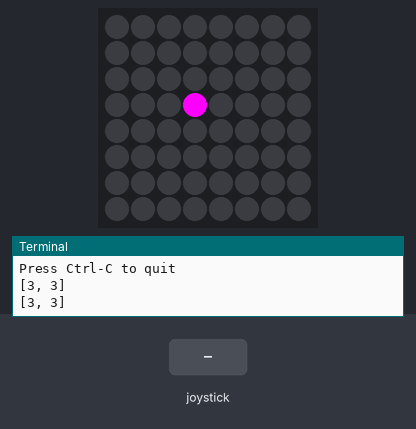
The program below on a simulated Raspberry Pi (BCM pin numbers) with a Sense HAT. Shown: the Sense HAT's 8×8 RGB LED matrix, the last lines printed to the terminal. The test bench sets the inputs (shaded band).

Above: at 2.2 s.
2.3 s: joystick pushed up
3.8 s: joystick pushed left
At 5.0 s:
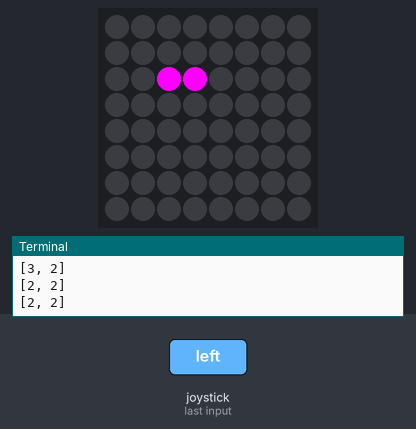
5.3 s: joystick pushed down
At 6.3 s:
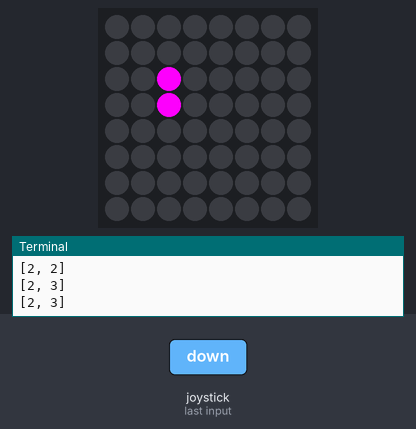
6.8 s: joystick pushed right
At 7.5 s:
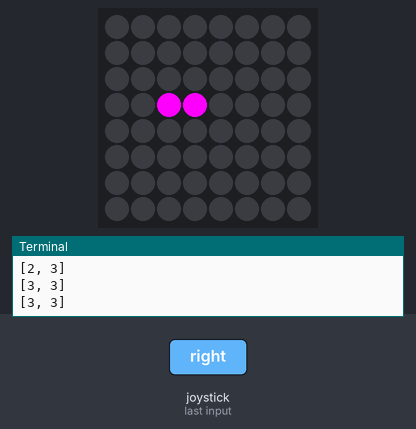
8.3 s: joystick pushed down
At 8.6 s:
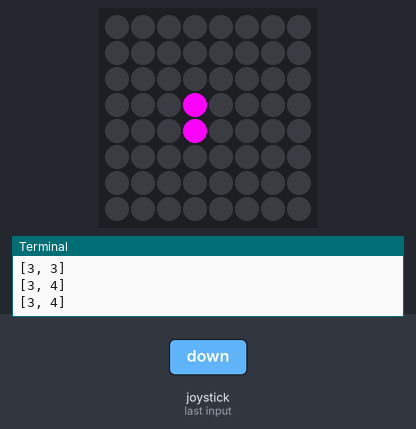
9.8 s: joystick clicked
At 11.0 s:
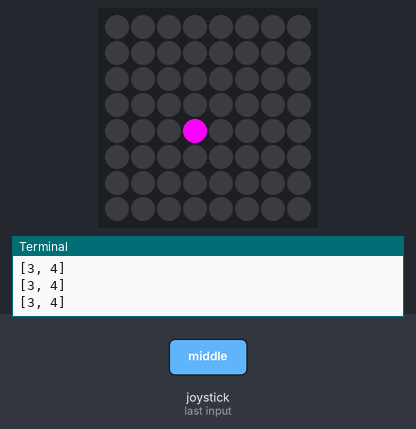
Timing chart, 0 to 12.3 s (numbered marks = the images above; inputs shaded):
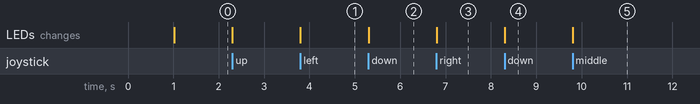

Measured:
- after the input at 3.8 s, the LEDs: change at once (image 1)
- after the input at 5.3 s, the LEDs: change at once (image 2)
- after the input at 6.8 s, the LEDs: change at once (image 3)
- after the input at 8.3 s, the LEDs: change at once (image 4)
- after the input at 9.8 s, the LEDs: change at once (image 5)

The program:

snakegame.py
```python
#!/usr/bin/python
import sys
import time
from sense_hat import SenseHat
from evdev import InputDevice, list_devices, ecodes


from sense_hat import SenseHat, ACTION_PRESSED, ACTION_HELD, ACTION_RELEASED
from signal import pause

print("Press Ctrl-C to quit")
time.sleep(1)

x = 3
y = 3

sense = SenseHat()
sense.clear()

snake = []
colour = [255, 0, 255]
snake.append([x,y])
turn = 0

found = False
devices = [InputDevice(fn) for fn in list_devices()]
for dev in devices:
  if dev.name == 'Raspberry Pi Sense HAT Joystick':
    found = True
    break
if not(found):
  print('Raspberry Pi Sense HAT Joystick not found. Aborting ...')
  exit()

def clamp(value, min_value=0, max_value=7):
    return min(max_value, max(min_value, value))

def pushed_up(event):
    global y
    if event.action != ACTION_RELEASED:
        y = clamp(y - 1)

def pushed_down(event):
    global y
    if event.action != ACTION_RELEASED:
        y = clamp(y + 1)

def pushed_left(event):
    global x
    if event.action != ACTION_RELEASED:
        x = clamp(x - 1)

def pushed_right(event):
    global x
    if event.action != ACTION_RELEASED:
        x = clamp(x + 1)

def pushed_center(event):
    global turn
    turn = 1
    if event.action != ACTION_RELEASED:
       sense.clear()

def refresh():
    global x,y
    sense.clear()
    snake.append([x,y])
    if len(snake) > 3:
        snake.pop(0)
    for pixel in snake:
        print pixel
        sense.set_pixel(pixel[0], pixel[1], colour)

sense.stick.direction_up = pushed_up
sense.stick.direction_down = pushed_down
sense.stick.direction_left = pushed_left
sense.stick.direction_right = pushed_right
sense.stick.direction_middle = pushed_center
sense.stick.direction_any = refresh
refresh()
pause()
```
